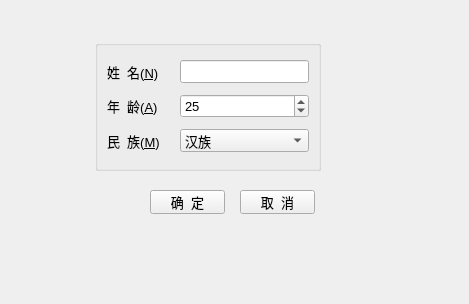
<?xml version="1.0" encoding="UTF-8"?>
<ui version="4.0">
 <class>FormTest</class>
 <widget class="QWidget" name="FormTest">
  <property name="geometry">
   <rect>
    <x>0</x>
    <y>0</y>
    <width>469</width>
    <height>304</height>
   </rect>
  </property>
  <property name="font">
   <font>
    <pointsize>10</pointsize>
   </font>
  </property>
  <property name="windowTitle">
   <string>Form</string>
  </property>
  <widget class="QGroupBox" name="groupBox">
   <property name="geometry">
    <rect>
     <x>95</x>
     <y>40</y>
     <width>226</width>
     <height>131</height>
    </rect>
   </property>
   <property name="title">
    <string/>
   </property>
   <layout class="QGridLayout" name="gridLayout">
    <property name="horizontalSpacing">
     <number>20</number>
    </property>
    <item row="0" column="0">
     <widget class="QLabel" name="label">
      <property name="text">
       <string>姓  名(&amp;N)</string>
      </property>
      <property name="buddy">
       <cstring>lineEdit</cstring>
      </property>
     </widget>
    </item>
    <item row="0" column="1">
     <widget class="QLineEdit" name="lineEdit"/>
    </item>
    <item row="1" column="0">
     <widget class="QLabel" name="label_3">
      <property name="text">
       <string>年  龄(&amp;A)</string>
      </property>
      <property name="buddy">
       <cstring>spinBox</cstring>
      </property>
     </widget>
    </item>
    <item row="1" column="1">
     <widget class="QSpinBox" name="spinBox">
      <property name="value">
       <number>25</number>
      </property>
     </widget>
    </item>
    <item row="2" column="0">
     <widget class="QLabel" name="label_2">
      <property name="text">
       <string>民  族(&amp;M)</string>
      </property>
      <property name="buddy">
       <cstring>comboBox</cstring>
      </property>
     </widget>
    </item>
    <item row="2" column="1">
     <widget class="QComboBox" name="comboBox">
      <item>
       <property name="text">
        <string>汉族</string>
       </property>
      </item>
      <item>
       <property name="text">
        <string>回族</string>
       </property>
      </item>
      <item>
       <property name="text">
        <string>满族</string>
       </property>
      </item>
     </widget>
    </item>
   </layout>
  </widget>
  <widget class="QPushButton" name="pushButton">
   <property name="geometry">
    <rect>
     <x>150</x>
     <y>190</y>
     <width>75</width>
     <height>24</height>
    </rect>
   </property>
   <property name="text">
    <string>确  定</string>
   </property>
  </widget>
  <widget class="QPushButton" name="pushButton_2">
   <property name="geometry">
    <rect>
     <x>240</x>
     <y>190</y>
     <width>75</width>
     <height>24</height>
    </rect>
   </property>
   <property name="text">
    <string>取  消</string>
   </property>
  </widget>
 </widget>
 <resources/>
 <connections/>
</ui>
